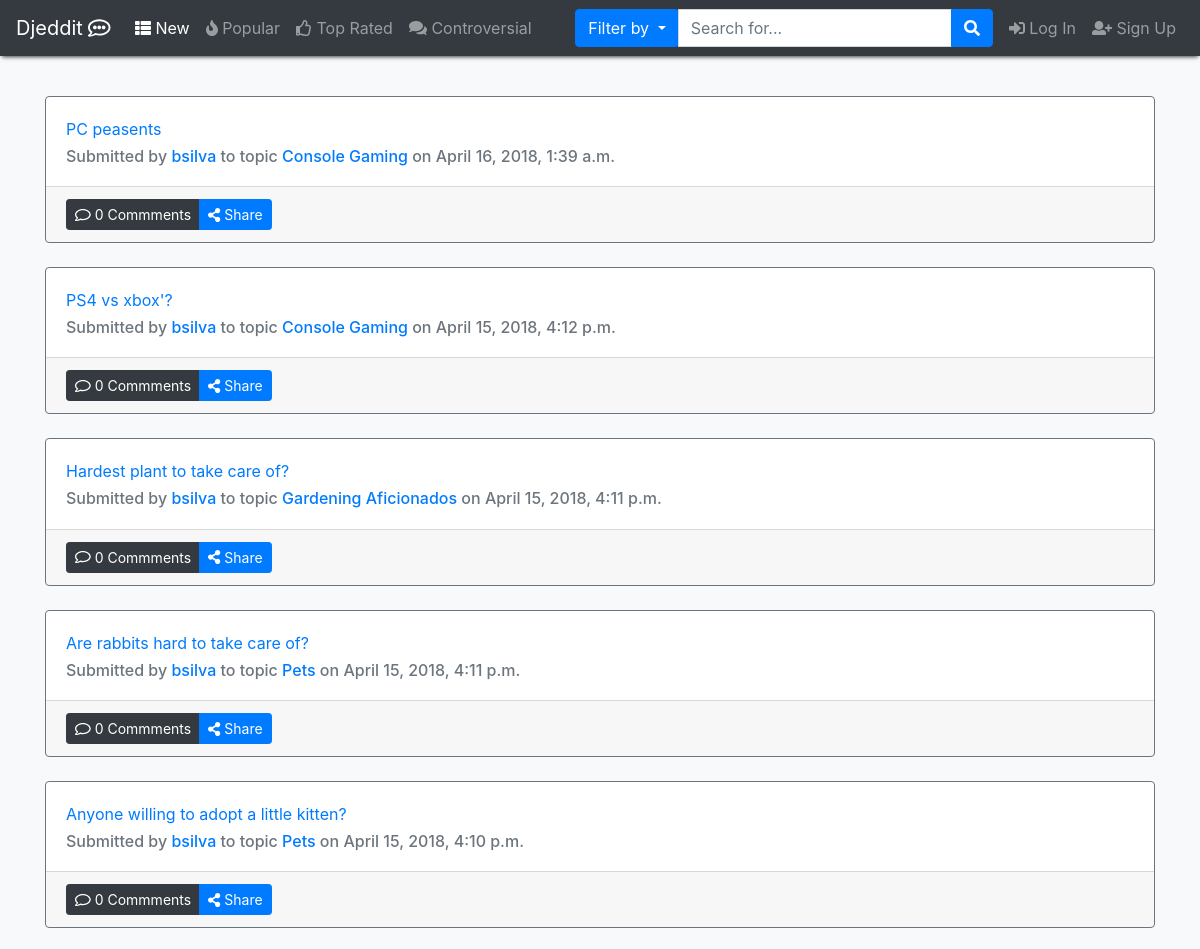
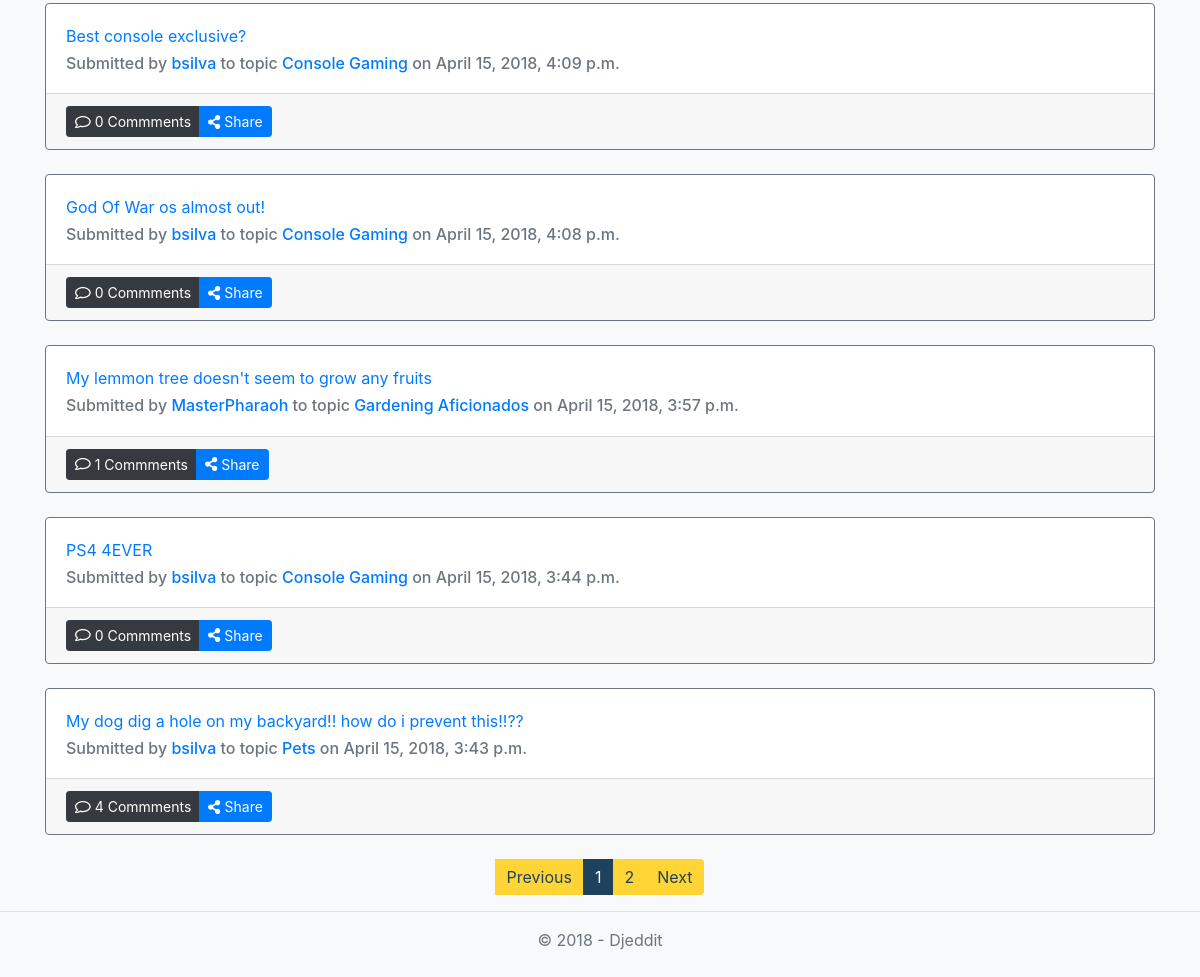
The page / on the database its author committed (2 pictures, top to bottom).
### app/models.py (models this page shows, shortened)
class Post(models.Model):
    topic = models.ForeignKey(Topic, on_delete=models.CASCADE)
    title = models.CharField(max_length=120, blank=False)  # campo obrigatório
    content = models.CharField(max_length=100000, blank=False)
    clicks = models.IntegerField(blank=False, default=0)
    userUpVotesPost = models.ManyToManyField(Profile, related_name='post_user_up', blank=True)
    userDownVotesPost = models.ManyToManyField(Profile, related_name='post_user_down', blank=True)
    userSaved = models.ManyToManyField(Profile, blank=True, related_name='user_post_saved')
    userHidden = models.ManyToManyField(Profile, blank=True, related_name='user_post_hidden')
    date = models.DateTimeField(auto_now=True)
    userOP = models.ForeignKey(User, on_delete=models.CASCADE)
    nComments = models.IntegerField(default=0, validators=[MinValueValidator(0)])

class Topic(models.Model):
    name = models.CharField(max_length=80, blank=False, primary_key=True)
    rules = models.CharField(max_length=500)
    description = models.CharField(max_length=300, blank=False)
    userCreator = models.ForeignKey(User, on_delete=models.CASCADE)
    creation_date = models.DateField(blank=False, default=datetime.now)

### app/views.py (the view)
# urls.py: path('', views.mainPage, name="home"),
def mainPage(request):
    posts = Post.objects.order_by("-date")
    pages = pagination(request, posts, num=10)
    tparams = {
        'items': pages[0],
        'page_range': pages[1],
        'year': datetime.now().year,
        "nbar": "New"
    }
    return render(request, "home.html", tparams)

### Djeedit/config.py (called while the page is built)
def pagination(request, data, num=10):
    paginator = Paginator(data, num)
    page = request.GET.get('page')
    try:
        items = paginator.page(page)
    except PageNotAnInteger:
        items = paginator.page(1)
    except EmptyPage:
        items = paginator.page(paginator.num_pages)
    index = items.number - 1
    max_index = len(paginator.page_range)
    start_index = index - 5 if index >= 5 else 0
    end_index = index + 5 if index <= max_index - 5 else max_index
    page_range = paginator.page_range[start_index:end_index]
    return items, page_range

### templates/home.html (shortened to what this page needs)
{% extends 'layout.html' %}
{% block content %}
    {% for p in items %}
        {% include "post_preview.html" with post=p%}
        <br>
    {% endfor %}
    {% include 'pagination.html' %}
{% endblock %}

### templates/post_preview.html (shortened to what this page needs)
<div class="card border-secondary" id="post_n_{{ post.id }}"
        {% if request.user.profile in post.userHidden.all %} {% ifnotequal sidebar 'user_posts_hidden'  %} hidden  {% endifnotequal %}{% endif %}>
    <div class="card-body">
        <div class="card-title"><a href="{% url "post" topicName=post.topic.name postID=post.id %}">{{ post.title }}</a> </div>
        <h6 class="card-subtitle text-muted">Submitted by <a href="{% url "user" username=post.userOP.username %}">{{ post.userOP.username }}<a/>
            to topic <a href="{% url "topic"  topicName=post.topic.name %}"> {{ post.topic.name }} <a/> on {{ post.date }}</h6>
    </div>
    <div class="card-footer">
        <div class="btn-group" role="group" aria-label="Action Buttons">
            <button href="#" class="btn btn-sm btn-dark"><i class="far fa-comment"></i> {{ post.nComments }} Commments
            </button>
            <button class="btn btn-sm btn-primary" type="button" data-toggle="collapse" data-target="#coll{{ post.id }}"
                    aria-expanded="false" aria-controls="collapseExample">
                <i class="fas fa-share-alt"></i> Share
            </button>
        </div>
            {% load social_share %}
    </div>
</div>

### rows shown on the page
Post: title "PC peasents", userOP.username "bsilva", topic.name "Console Gaming", date "April 16, 2018, 1:39 a.m.", nComments "0"
Post: title "PS4 vs xbox'?", userOP.username "bsilva", topic.name "Console Gaming", date "April 15, 2018, 4:12 p.m.", nComments "0"
Post: title "Hardest plant to take care of?", userOP.username "bsilva", topic.name "Gardening Aficionados", date "April 15, 2018, 4:11 p.m.", nComments "0"
Post: title "Are rabbits hard to take care of?", userOP.username "bsilva", topic.name "Pets", date "April 15, 2018, 4:11 p.m.", nComments "0"
Post: title "Anyone willing to adopt a little kitten?", userOP.username "bsilva", topic.name "Pets", date "April 15, 2018, 4:10 p.m.", nComments "0"
Post: title "Best console exclusive?", userOP.username "bsilva", topic.name "Console Gaming", date "April 15, 2018, 4:09 p.m.", nComments "0"
Post: title "God Of War os almost out!", userOP.username "bsilva", topic.name "Console Gaming", date "April 15, 2018, 4:08 p.m.", nComments "0"
Post: title "My lemmon tree doesn't seem to grow any fruits", userOP.username "MasterPharaoh", topic.name "Gardening Aficionados", date "April 15, 2018, 3:57 p.m.", nComments "1"
Post: title "PS4 4EVER", userOP.username "bsilva", topic.name "Console Gaming", date "April 15, 2018, 3:44 p.m.", nComments "0"
Post: title "My dog dig a hole on my backyard!! how do i prevent this!!??", userOP.username "bsilva", topic.name "Pets", date "April 15, 2018, 3:43 p.m.", nComments "4"

### other values the page prints
{{ i }} "1"
{{ i }} "2"
